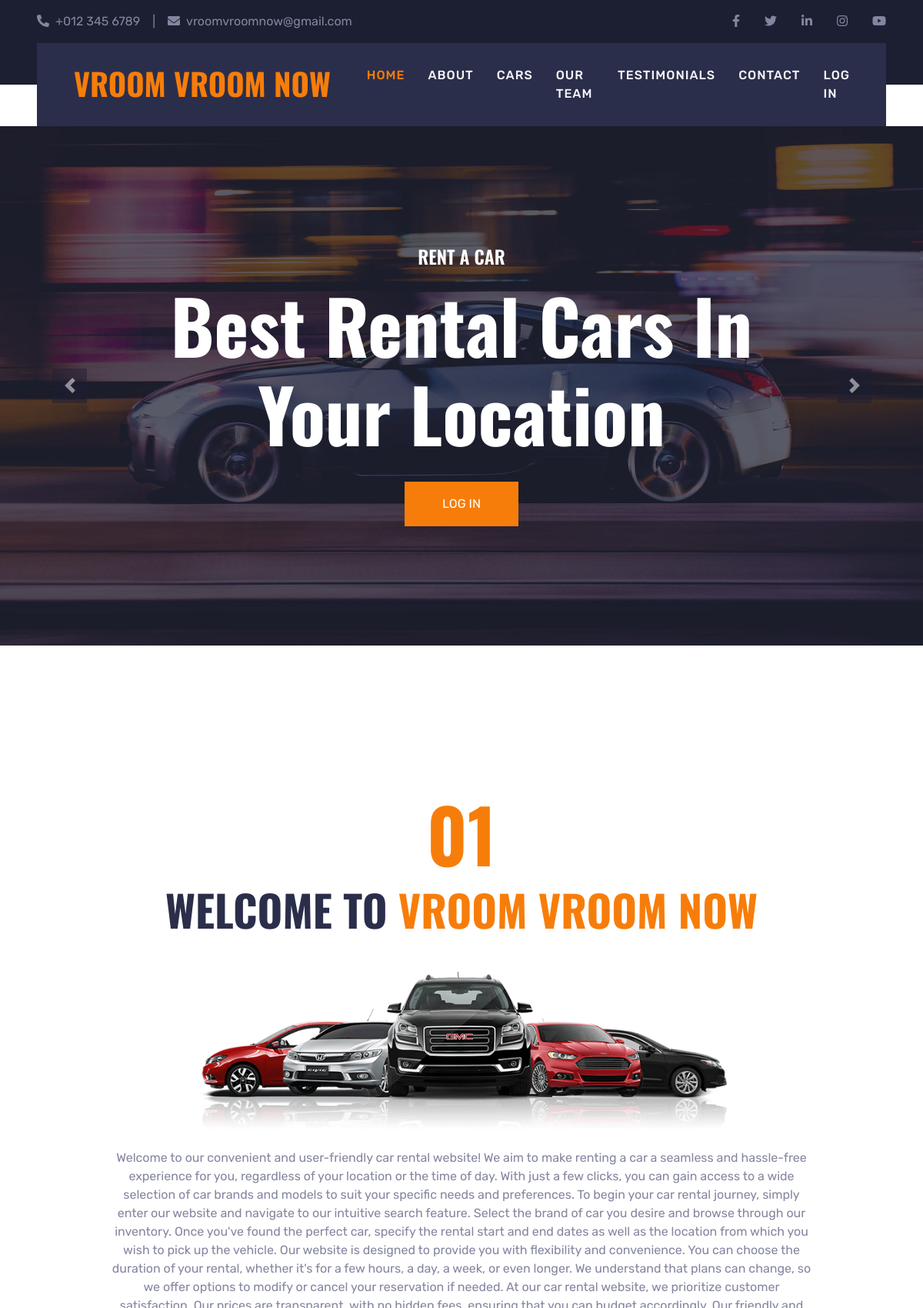
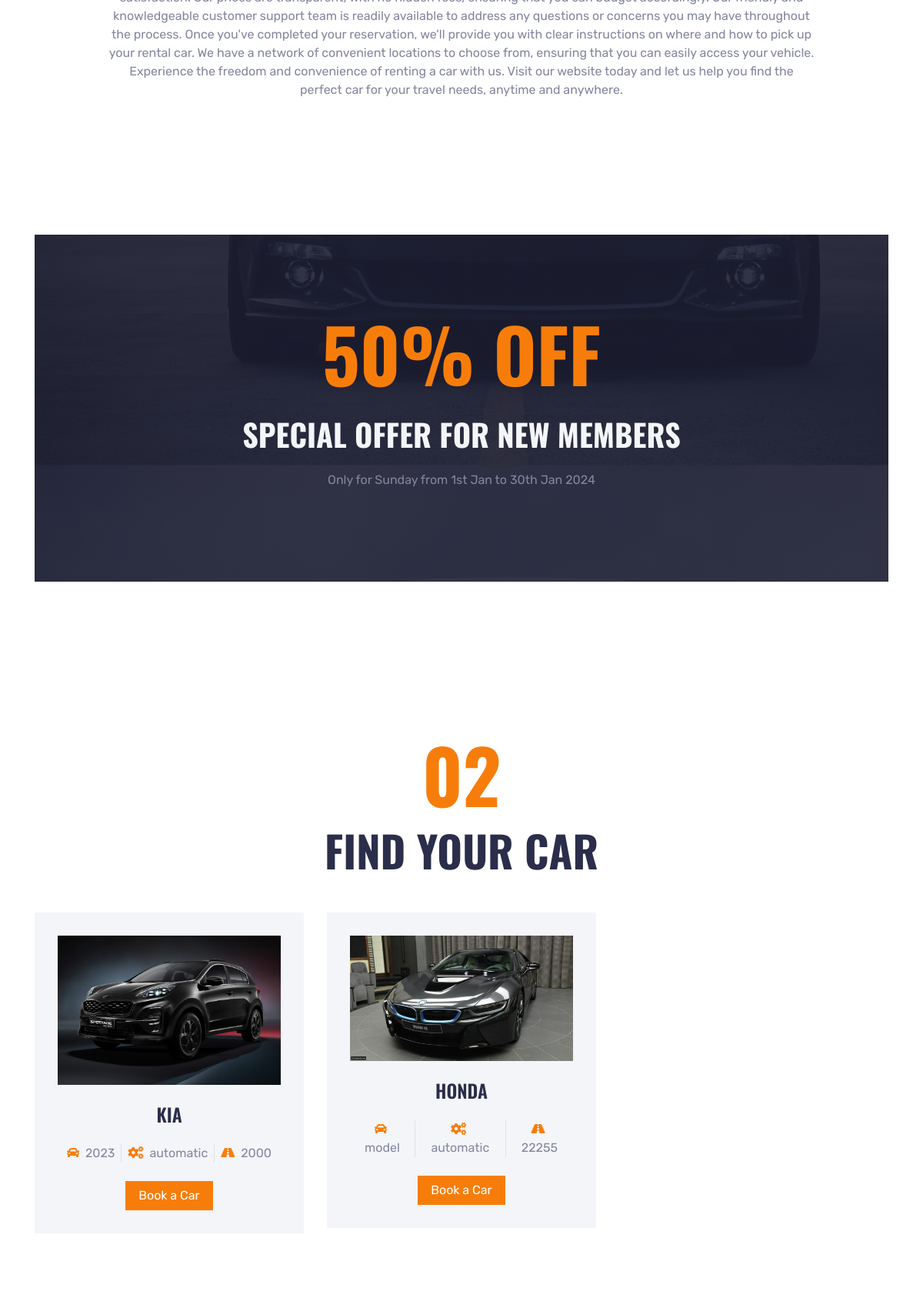
The page / (upper part) on the database its author committed (2 pictures, top to bottom).
### tables this page shows
CREATE TABLE `cars` (
  `id` int(11) NOT NULL,
  `brand` varchar(255) NOT NULL,
  `model` varchar(255) NOT NULL,
  `color` varchar(255) NOT NULL,
  `transmission` varchar(255) NOT NULL,
  `price` decimal(10,2) NOT NULL,
  `kilometers` int(11) NOT NULL,
  `description` text NOT NULL,
  `car_image` varchar(255) DEFAULT NULL
);

### index.php (the view, shortened to what this page needs)
<!DOCTYPE html>
<html lang="en">
<head>
    <link href="https://cdnjs.cloudflare.com/ajax/libs/font-awesome/5.15.0/css/all.min.css" rel="stylesheet">
    <link href="lib/owlcarousel/assets/owl.carousel.min.css" rel="stylesheet">
    <link href="lib/tempusdominus/css/tempusdominus-bootstrap-4.min.css" rel="stylesheet" />
    <link href="css/bootstrap.min.css" rel="stylesheet">
    <link href="css/style.css" rel="stylesheet">
</head>
<body>
    <div class="container-fluid bg-dark py-3 px-lg-5 d-none d-lg-block">
        <div class="row">
            <div class="col-md-6 text-center text-lg-left mb-2 mb-lg-0">
                <div class="d-inline-flex align-items-center">
                    <a class="text-body pr-3" href=""><i class="fa fa-phone-alt mr-2"></i>+012 345 6789</a>
                    <span class="text-body">|</span>
                    <a class="text-body px-3" href=""><i class="fa fa-envelope mr-2"></i>vroomvroomnow@gmail.com</a>
                </div>
            </div>
            <div class="col-md-6 text-center text-lg-right">
                <div class="d-inline-flex align-items-center">
                    <a class="text-body px-3" href="">
                        <i class="fab fa-facebook-f"></i>
                    </a>
                    <a class="text-body px-3" href="">
                        <i class="fab fa-twitter"></i>
                    </a>
                    <a class="text-body px-3" href="">
                        <i class="fab fa-linkedin-in"></i>
                    </a>
                    <a class="text-body px-3" href="">
                        <i class="fab fa-instagram"></i>
                    </a>
                    <a class="text-body pl-3" href="">
                        <i class="fab fa-youtube"></i>
                    </a>
                </div>
            </div>
        </div>
    </div>
    <div class="container-fluid position-relative nav-bar p-0">
        <div class="position-relative px-lg-5" style="z-index: 9;">
            <nav class="navbar navbar-expand-lg bg-secondary navbar-dark py-3 py-lg-0 pl-3 pl-lg-5">
                <a href="" class="navbar-brand">
                    <h1 class="text-uppercase text-primary mb-1">vroom vroom Now</h1>
                </a>
                <div class="collapse navbar-collapse justify-content-between px-3" id="navbarCollapse">
                    <div class="navbar-nav ml-auto py-0">
                        <a href="index.php" class="nav-item nav-link active">Home</a>
                        <a href="about.php" class="nav-item nav-link" class="btn btn-lg btn-primary btn-lg-square back-to-top">About</a>
                        <a href="car1.php" class="nav-item nav-link">Cars</a>
                        <a href="team.php" class="nav-item nav-link">Our Team</a>
                        <a href="testimonial.php" class="nav-item nav-link">Testimonials</a>
                        <a href="contact.php" class="nav-item nav-link">Contact</a>
                        <a href="log in.html" class="nav-item nav-link">Log in</a>
                    </div>
                </div>
            </nav>
        </div>
    </div>
    <div class="container-fluid p-0" style="margin-bottom: 90px;">
        <div id="header-carousel" class="carousel slide" data-ride="carousel">
            <div class="carousel-inner">
                <div class="carousel-item active">
                    <img class="w-100" src="img/carousel-1.jpg" alt="Image">
                    <div class="carousel-caption d-flex flex-column align-items-center justify-content-center">
                        <div class="p-3" style="max-width: 900px;">
                            <h4 class="text-white text-uppercase mb-md-3">Rent A Car</h4>
                            <h1 class="display-1 text-white mb-md-4">Best Rental Cars In Your Location</h1>
                            <a href="log in.html" class="btn btn-primary py-md-3 px-md-5 mt-2">LOG IN</a>
                        </div>
                    </div>
                </div>
            </div>
            <a class="carousel-control-prev" href="#header-carousel" data-slide="prev">
                <div class="btn btn-dark" style="width: 45px; height: 45px;">
                    <span class="carousel-control-prev-icon mb-n2"></span>
                </div>
            </a>
            <a class="carousel-control-next" href="#header-carousel" data-slide="next">
                <div class="btn btn-dark" style="width: 45px; height: 45px;">
                    <span class="carousel-control-next-icon mb-n2"></span>
                </div>
            </a>
        </div>
    </div>
    <div class="container-fluid py-5" id="about">
        <div class="container pt-5 pb-3">
            <h1 class="display-1 text-primary text-center">01</h1>
            <h1 class="display-4 text-uppercase text-center mb-5">Welcome To <span class="text-primary">vroom vroom Now</span></h1>
            <div class="row justify-content-center">
                <div class="col-lg-10 text-center">
                    <img class="w-75 mb-4" src="img/about.png" alt="">
                    <p>Welcome to our convenient and user-friendly car rental website! We aim to make renting a
                         car a seamless and hassle-free experience for you, regardless of your location or the time of day.
                        With just a few clicks, you can gain access to a wide selection of car brands and models to suit your
                         specific needs and preferences.
                        To begin your car rental journey, simply enter our website and navigate to our intuitive search feature.
                         Select the brand of car you desire and browse through our inventory. Once you've found the perfect car,
                          specify the rental start and end dates as well as the location from which you wish to pick up the vehicle.
                        Our website is designed to provide you with flexibility and convenience. You can choose the duration of your rental,
                         whether it's for a few hours, a day, a week, or even longer. We understand that plans can change, so we offer options
                          to modify or cancel your reservation if needed.
                        At our car rental website, we prioritize customer satisfaction. Our prices are transparent,
                         with no hidden fees, ensuring that you can budget accordingly. Our friendly and knowledgeable customer support team is readily
                          available to address any questions or concerns you may have throughout the process.
                        Once you've completed your reservation, we'll provide you with clear instructions on where and how to pick up your rental car.
                         We have a network of convenient locations to choose from, ensuring that you can easily access your vehicle.
                        Experience the freedom and convenience of renting a car with us. Visit our website today and let us help you find
                         the perfect car for your travel needs, anytime and anywhere.</p>
                </div>
            </div>
        </div>
    </div>
    <div class="container-fluid py-5">
        <div class="container py-5">
            <div class="bg-banner py-5 px-4 text-center">
                <div class="py-5">
                    <h1 class="display-1 text-uppercase text-primary mb-4">50% OFF</h1>
                    <h1 class="text-uppercase text-light mb-4">Special Offer For New Members</h1>
                    <p class="mb-4">Only for Sunday from 1st Jan to 30th Jan 2024</p>
                </div>
            </div>
        </div>
    </div>
    <div class="container-fluid py-5">
        <div class="container pt-5 pb-3">
            <h1 class="display-1 text-primary text-center">02</h1>
            <h1 class="display-4 text-uppercase text-center mb-5">Find Your Car</h1>
            <div class="row">
                <?php
                $servername = "localhost";
                $username = "root";
                $password = "";
                $dbname = "swe";
                $conn = new mysqli($servername, $username, $password, $dbname);
                $sql = "SELECT * FROM cars";
                $result = $conn->query($sql);
                if ($result) {
                if ($result->num_rows > 0) {
                    while ($row = $result->fetch_assoc()) {
                        ?>
                        <div class="col-lg-4 col-md-6 mb-2">
                            <div class="rent-item mb-4">
                                <img class="img-fluid mb-4" src="<?php echo $row['car_image']; ?>" alt="">
                                <h4 class="text-uppercase mb-4" name="car_name"><?php echo $row['brand']; ?></h4>
                                <div class="d-flex justify-content-center mb-4">
                                    <div class="px-2">
                                        <i class="fa fa-car text-primary mr-1"></i>
                                        <span name="car_model"><?php echo $row['model']; ?></span>
                                    </div>
                                    <div class="px-2 border-left border-right">
                                        <i class="fa fa-cogs text-primary mr-1"></i>
                                        <span name="car_transmission"><?php echo $row['transmission']; ?></span>
                                    </div>
                                    <div class="px-2">
                                        <i class="fa fa-road text-primary mr-1"></i>
                                        <span name="car_kilometres_walked"><?php echo $row['kilometers']; ?></span>
                                    </div>
                                </div>
                                <a class="btn btn-primary px-3" href="booking1.php?car_image=<?php echo $row['car_image'];  ?>&brand=<?php echo $row['brand'];?>&model=<?php echo $row['model']; ?>&transmission=<?php echo $row['transmission']; ?>&kilometers=<?php echo $row['kilometers']; ?>&price=<?php echo $row['price'];?>">Book a Car</a>
                            </div>
                        </div>
                    <?php
                    }
                } else {
                    echo "No cars found.";
                }
            }
                ?>
            </div>
        </div>
    </div>
</body>
</html>

### css/style.css (style rules this page uses)
:root { --primary: #F77D0A; --secondary: #2B2E4A; --light: #F4F5F8; --dark: #1C1E32; }
html { scroll-behavior: smooth; scroll-padding-top: 6rem; }
h1, h2, .font-weight-bold { font-weight: 700 !important; }
h3, h4, .font-weight-semi-bold { font-weight: 600 !important; }
.nav-bar::before { position: absolute; content: ""; width: 100%; height: 50%; top: 0; left: 0; background: var(--dark); }
.nav-bar::after { position: absolute; content: ""; width: 100%; height: 50%; bottom: 0; left: 0; background: #ffffff; }
.navbar-dark .navbar-nav .nav-link { padding: 30px 15px; font-size: 16px; font-weight: 500; letter-spacing: 1px; text-transform: uppercase; color: var(--light); outline: none; }
.navbar-dark .navbar-nav .nav-link:hover, .navbar-dark .navbar-nav .nav-link.active { color: var(--primary); }
.carousel-caption { top: 0; left: 0; right: 0; bottom: 0; background: rgba(28, 30, 50, .7); z-index: 1; }
.rent-item { padding: 30px; text-align: center; background: var(--light); transition: .5s; }
.rent-item h4 { transition: .5s; }
.bg-banner { background: linear-gradient(rgba(28, 30, 50, .9), rgba(28, 30, 50, .9)), url(../img/bg-banner.jpg); background-attachment: fixed; }

### rows shown on the page
cars: car_image (picture), brand "KIA", model "2023", transmission "automatic", kilometers "2000"
cars: car_image (picture), brand "HONDA", model "model", transmission "automatic", kilometers "22255"
